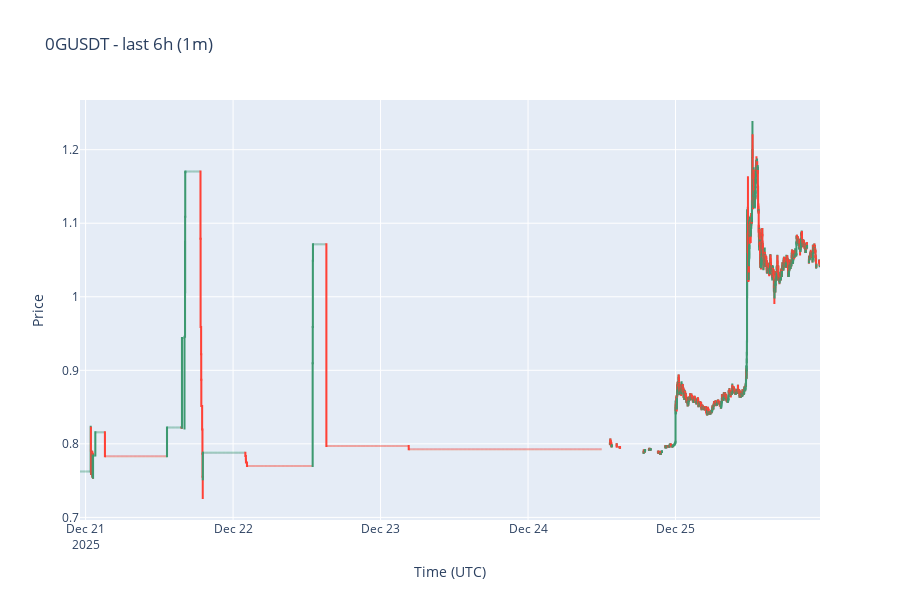

The notebook cell this image was saved under:
### Markdown cell above
## 3) Plotly candlestick chart for a symbol

This helper fetches candles for a time range and renders a Plotly candlestick chart.

### Code cell
import plotly.graph_objects as go

async def fetch_candles(symbol: str, start: datetime, end: datetime) -> pd.DataFrame:
    sql = text("""
        SELECT timestamp, open, high, low, close, volume, turnover, is_confirmed
        FROM candles_1m
        WHERE symbol = :symbol
          AND timestamp >= :start_ts
          AND timestamp <  :end_ts
        ORDER BY timestamp ASC
    """)

    async with SessionLocal() as session:
        res = await session.execute(sql, {
            "symbol": symbol,
            "start_ts": start,
            "end_ts": end,
        })
        rows = res.mappings().all()

    df = pd.DataFrame(rows)
    if not df.empty:
        df["timestamp"] = pd.to_datetime(df["timestamp"], utc=True)
        
    return df

def plot_candles(df: pd.DataFrame, title: str = "") -> go.Figure:
    if df.empty:
        raise ValueError("No candles to plot for the specified range.")

    fig = go.Figure(
        data=[go.Candlestick(
            x=df["timestamp"],
            open=df["open"],
            high=df["high"],
            low=df["low"],
            close=df["close"],
            name="1m"
        )]
    )
    fig.update_layout(
        title=title or "Candles",
        xaxis_title="Time (UTC)",
        yaxis_title="Price",
        xaxis_rangeslider_visible=False,
        height=600,
    )
    return fig

symbol = "0GUSDT"
end = utc_floor_minute(datetime.now(timezone.utc))
start = end - timedelta(hours=140)
df_btc = await fetch_candles(symbol, start, end)
fig = plot_candles(df_btc, f"{symbol} - last 6h (1m)")
fig.show()

### Figure 1 — Plotly figure (JSON) as saved in the notebook; plotly's stock layout.template omitted (floating-point values rounded to 4 significant figures; data arrays with more than 128 entries replaced by an {"elided": "..."} marker saying what was removed)
{"data": [{"close": {"elided": "6669 float values"}, "high": {"elided": "6669 float values"}, "low": {"elided": "6669 float values"}, "name": "1m", "open": {"elided": "6669 float values"}, "type": "candlestick", "x": {"elided": "6669 str values"}}], "layout": {"height": 600, "title": {"text": "0GUSDT - last 6h (1m)"}, "xaxis": {"rangeslider": {"visible": false}, "title": {"text": "Time (UTC)"}}, "yaxis": {"title": {"text": "Price"}}}}
